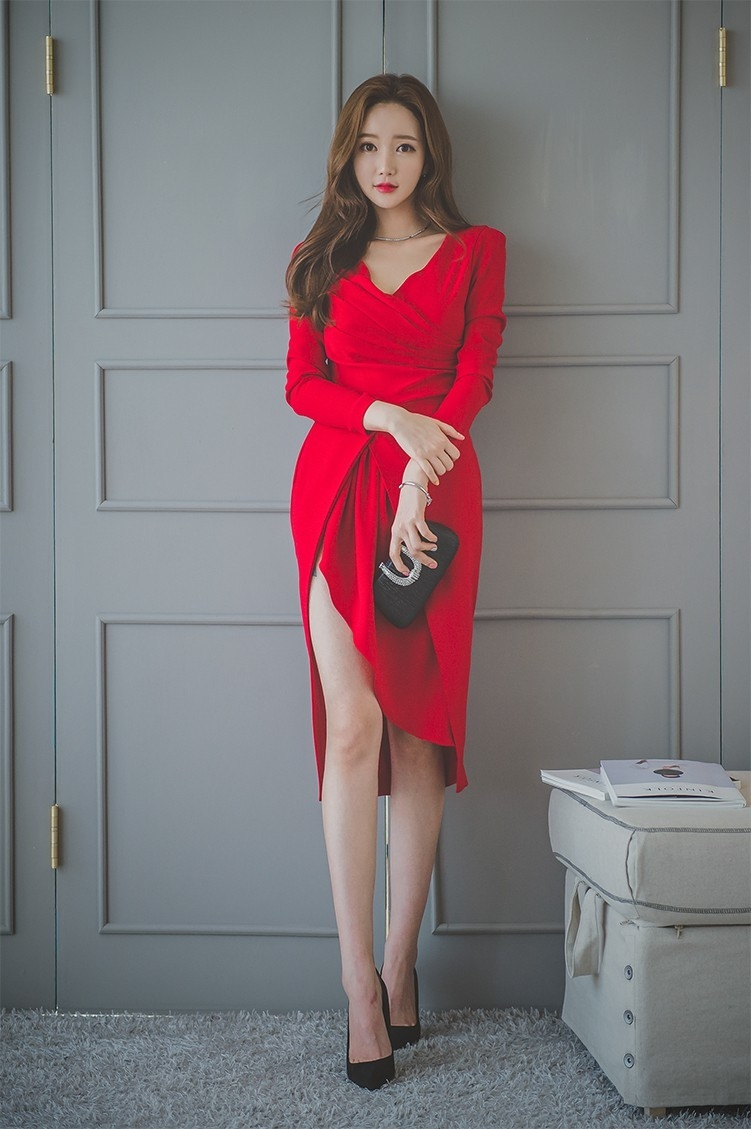
#> input picture lesson28/test.jpg, 751 x 1129 px
$ python demon11.py
#> lines starting #> are read from the running program, lines starting #| are printed output that depends on the picture
#!/usr/bin/env python
# -*- coding: utf-8 -*-
# @Time    : 2018/6/10 21:17
# @Author  : lingxiangxiang
# @File    : demon8.py

'''python3 操作图片需要
pip install pillow
'''
from PIL import Image
image = Image.open("test.jpg")
#> image is the input picture: PIL image 751x1129 RGB; mean R, G, B 130.1, 119.1, 123.4
position = (320, 65, 460, 220)
cutjpg = image.crop(position).transpose(Image.ROTATE_180)
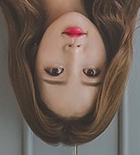
#> cutjpg: PIL image 140x155 RGB; mean R, G, B 112.6, 97.3, 87.9
image.paste(cutjpg, position)

(x, y) = image.size
#> x = 751; y = 1129
newx = 30
newy = int(y*newx/x)
#> newy = 45
newimage = image.resize((newx, newy))
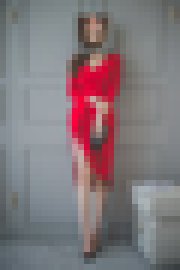
#> newimage: PIL image 30x45 RGB (shown 6 times larger); mean R, G, B 130.1, 119.1, 123.4
newimage.show()
